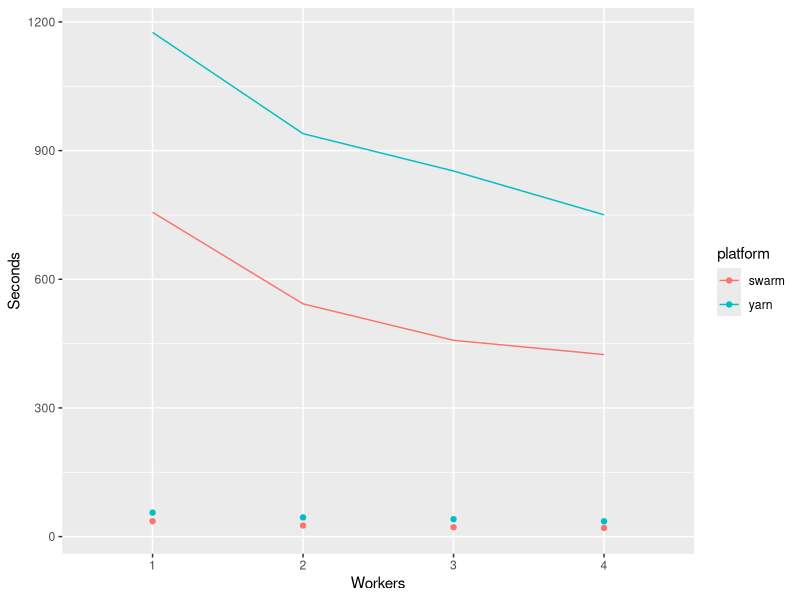
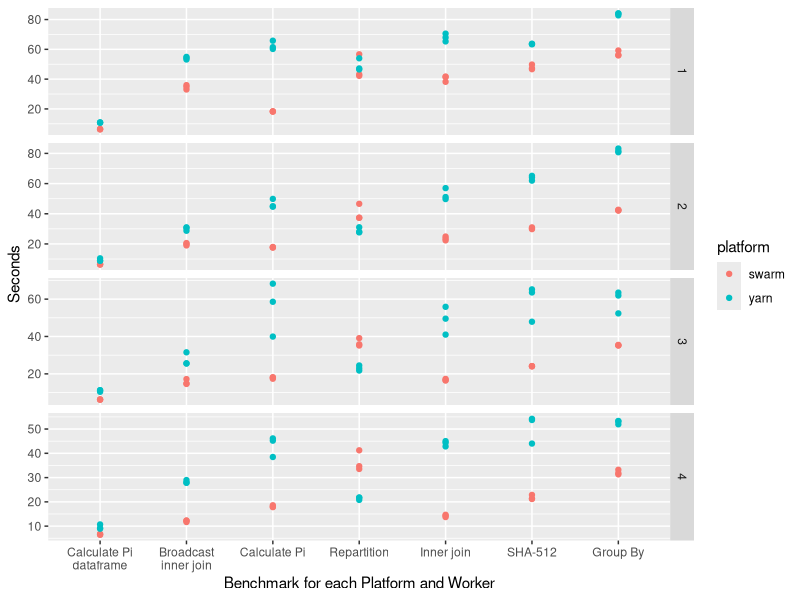

These figures' R source, in order:
## ---- chunk 1
knitr::opts_chunk$set(echo = TRUE)
## ---- chunk 2
# import data
library(readr)
dd <- read_delim("data.csv", ";", escape_double = FALSE, col_types = cols(workers = col_number()), trim_ws = TRUE)
library(data.table)
dd <- as.data.table(dd)
dd$platform <- as.factor(dd$platform)
dd$workers <- as.factor(dd$workers)
dd$benchmark <- as.factor(dd$benchmark)
dd$seconds <- as.numeric(dd$seconds)
dd$benchmark = with(dd, reorder(benchmark, seconds, median))

# plots
library(ggplot2)
library(scales)
ggplot(dd, aes(x=workers, y=seconds, group=platform, color=platform)) + geom_point(stat='summary', fun.y=sum) + stat_summary(fun.y=sum, geom="line") + xlab("Workers") + ylab("Seconds")
ggplot(dd, aes(x=benchmark, y=seconds, group=benchmark, color=platform)) + geom_point() + facet_grid(workers ~ ., scales='free') + xlab("Benchmark for each Platform and Worker") + ylab("Seconds") + scale_x_discrete(labels = wrap_format(15))

dd[, list(seconds=mean(seconds)), by=list(benchmark, workers, platform)]
